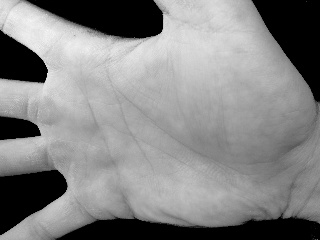
#> input picture Ex03/Hand1.jpg, 320 x 240 px
$ python PalmprintAlignmentAutomatic.py
#> lines starting #> are read from the running program, lines starting #| are printed output that depends on the picture; after the words box and inside, x2 and y2 are one past the last pixel; in counts of white or black regions, pixels touching at a corner belong together
'''

Created on 05.10.2016
Modified on 09.07.2022
@author: Xingjian KANG[ev00ykob], Jin HUANG[an46ykim] & Lu TIAN[ga94cice]

'''

import numpy as np
import cv2
import matplotlib.pyplot as plt

# do not import more modules!


def drawCircle(img, x, y):
    '''
    Draw a circle at circle of radius 5px at (x, y) stroke 2 px
    This helps you to visually check your methods.
    :param img: a 2d nd-array
    :param y:
    :param x:
    :return: img with circle at desired position
    '''
    cv2.circle(img, (x, y), 5, 255, 2)
    return img


def binarizeAndSmooth(img) -> np.ndarray:
    '''
    First Binarize using threshold of 115, then smooth with gauss kernel (5, 5)
    :param img: grayscale image in range [0, 255]
    :return: preprocessed image
    '''
    ret, img_binary = cv2.threshold(img, 115, 255, cv2.THRESH_BINARY) # ret is a boolean
    ksize = (5, 5)
    sigma = 0
    return cv2.GaussianBlur(img_binary, ksize, sigma)


def drawLargestContour(img) -> np.ndarray:
    '''
    find the largest contour and return a new image showing this contour drawn with cv2 (stroke 2)
    :param img: preprocessed image (mostly b&w)
    :return: contour image
    '''
    # Black background, bright contour
    blurredImage = img.copy()
    contours, hierarchy = cv2.findContours(blurredImage, cv2.RETR_TREE, cv2.CHAIN_APPROX_NONE)
    area = []
    for k in range(len(contours)):
        area.append(cv2.contourArea(contours[k]))
    max_idx = area.index(max(area))
    largestContour = cv2.drawContours(np.zeros(img.shape), contours, max_idx, (255, 255, 255), 2)
    return largestContour


def getFingerContourIntersections(contour_img, x) -> np.ndarray:
    '''
    Run along a column at position x, and return the 6 intersecting y-values with the finger contours.
    (For help check Palmprint_Algnment_Helper.pdf section 2b)
    :param contour_img:
    :param x: position of the image column to run along
    :return: y-values in np.ndarray in shape (6,)
    '''
    # to keep the indices of all white points
    a = []
    # to keep six contour points we want
    b = []
    for i in range(len(contour_img[:, x])):
        if contour_img[i][x] == 255:
            a.append(i)
    for j in range(2, len(a) - 5):
        # honestly, I don't know how exactly minus 5 comes,
        # maybe it has something to do with the stroke size
        # one thing is clear: smaller than 5, cannot get rid of the border
        if a[j - 1] + a[j + 1] != 2 * a[j] and a[j - 1] != (a[j] - 1):
            if len(b) != 6:
                b.append(a[j])
    return np.array(b)


def findKPoints(img, y1, x1, y2, x2) -> tuple:
    '''
    given two points and the contour image, find the intersection point k
    :param img: binarized contour image (255 == contour)
    :param y1: y-coordinate of point
    :param x1: x-coordinate of point
    :param y2: y-coordinate of point
    :param x2: x-coordinate of point
    :return: intersection point k as a tuple (ky, kx)
    '''
    k = (x2 - x1) / (y2 - y1)
    b = y2 * k - x2
    for x in range(x2 + 1, len(img[0, :])):
        y = int((x + b) / k)
        if img[y, x] == 255:
            break
    kx, ky = x, y
    return ky, kx


def getCoordinateTransform(k1, k2, k3) -> np.ndarray:
    '''
    Get a transform matrix to map points from old to new coordinate system defined by k1-3
    Hint: Use cv2 for this.
    :param k1: point in (y, x) order
    :param k2: point in (y, x) order
    :param k3: point in (y, x) order
    :return: 2x3 matrix rotation around origin by angle
    '''
    y1, x1 = k1
    y2, x2 = k2
    y3, x3 = k3
    # looking for intersection point (90'):
    k13 = (y3 - y1) / (x3 - x1)
    b13 = (x3 * y1 - x1 * y3) / (x3 - x1)  # line between k1 and k3
    k12 = (x1 - x3) / (y3 - y1)
    b12 = y2 - k12 * x2  # line between O and k2
    xo = (b12 - b13) / (k13 - k12)
    yo = k12 * xo + b12  # new center position (yo, xo)
    theta = np.rad2deg(np.arctan((y2 - yo) / (x2 - xo)))  # get the angle of rotation

    return cv2.getRotationMatrix2D(center=(yo, xo), angle=theta, scale=1)


def palmPrintAlignment(img):
    '''
    Transform a given image like in the paper using the helper functions above when possible
    :param img: greyscale image
    :return: transformed image
    '''

    # TODO threshold and blur
    blur = binarizeAndSmooth(img)

    # TODO find and draw largest contour in image
    contour = drawLargestContour(blur)

    # TODO choose two suitable columns and find 6 intersections with the finger's contour
    x1 = 16
    x2 = 20
    intersection_x1 = getFingerContourIntersections(contour_img=contour, x=x1)
    intersection_x2 = getFingerContourIntersections(contour_img=contour, x=x2)

    # TODO compute middle points from these contour intersections
    y11, x11 = (intersection_x1[0] + intersection_x1[1]) / 2, x1
    y12, x12 = (intersection_x2[0] + intersection_x2[1]) / 2, x2

    y21, x21 = (intersection_x1[2] + intersection_x1[3]) / 2, x1
    y22, x22 = (intersection_x2[2] + intersection_x2[3]) / 2, x2

    y31, x31 = (intersection_x1[4] + intersection_x1[5]) / 2, x1
    y32, x32 = (intersection_x2[4] + intersection_x2[5]) / 2, x2

    # TODO extrapolate line to find k1-3
    k1 = findKPoints(img=contour, y1=y11, x1=x11, y2=y12, x2=x12)
    k2 = findKPoints(img=contour, y1=y21, x1=x21, y2=y22, x2=x22)
    k3 = findKPoints(img=contour, y1=y31, x1=x31, y2=y32, x2=x32)

    # TODO calculate Rotation matrix from coordinate system spanned by k1-3
    rotation_matrix = getCoordinateTransform(k1, k2, k3)

    # TODO rotate the image around new origin
    height, width = img.shape
    fixed_image = cv2.warpAffine(img, M=rotation_matrix, dsize=(width, height))
    return fixed_image


if __name__ == '__main__':

    plt.subplots(2, 3)
    arr = ['Hand1.jpg', 'Hand2.jpg', 'Hand3.jpg']
    for i in range(1, 4):
        img = cv2.imread(arr[i - 1], cv2.IMREAD_GRAYSCALE)
#> img is the input picture: shape (240, 320); min 0, max 248, mean 132
        img_aligned = palmPrintAlignment(img)
#> in binarizeAndSmooth, `ret, img_binary = cv2.threshold(img, 115, 255, cv2.THRESH_BINARY)`:
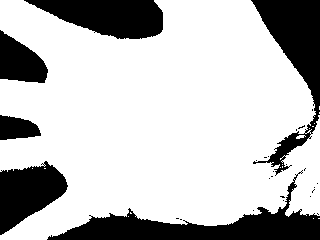
#> img_binary: shape (240, 320); 74.9% white; 27 black regions (21 under 20 px)
#> in binarizeAndSmooth, `return cv2.GaussianBlur(img_binary, ksize, sigma)`:
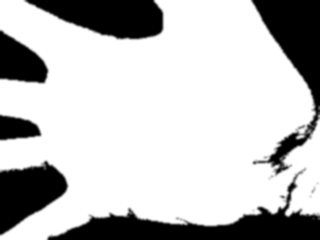
#> returned value: shape (240, 320); min 0, max 255, mean 191
#> in drawLargestContour, `contours, hierarchy = cv2.findContours(blurredImage, cv2.RETR_TREE, cv..`: contours = 3 contours, 1 with area under 20; largest, box (x1, y1, x2, y2) and area: (0, 0, 320, 240) 60506, (271, 135, 303, 164) 224
#> the loop in drawLargestContour, `for k in range(len(contours)):` made 3 passes
#> after the loop in drawLargestContour, `for k in range(len(contours)):`: area = [60505.5, 2, 224]
#> in drawLargestContour, `max_idx = area.index(max(area))`: max_idx = 0
#> in drawLargestContour, `largestContour = cv2.drawContours(np.zeros(img.shape), contours, max_i..`:
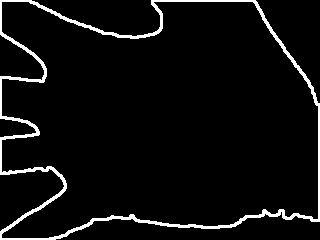
#> largestContour: shape (240, 320) float64; 5.3% white; 1 white region, box (x1, y1, x2, y2) and area: (0, 0, 320, 240) 4049
#> after the loop in getFingerContourIntersections, `for i in range(len(contour_img[:, x])):`: a = 25 values from 0 to 239
#> the loop in getFingerContourIntersections, `for j in range(2, len(a) - 5): # honestly, I don't know how exactly mi..` made 18 passes
#> after the loop in getFingerContourIntersections, `for j in range(2, len(a) - 5):`: b = [41, 77, 118, 135, 170, 220]
#> the loop in getFingerContourIntersections (call 2), `for j in range(2, len(a) - 5): # honestly, I don't know how exactly mi..` made 18 passes
#> in palmPrintAlignment, `intersection_x2 = getFingerContourIntersections(contour_img=contour, x..`: intersection_x2 = [44, 77, 119, 135, 170, 217]
#> in palmPrintAlignment, `y11, x11 = (intersection_x1[0] + intersection_x1[1]) / 2, x1`: y11 = 59; x11 = 16
#> in palmPrintAlignment, `y12, x12 = (intersection_x2[0] + intersection_x2[1]) / 2, x2`: y12 = 60.5; x12 = 20
#> in palmPrintAlignment, `y21, x21 = (intersection_x1[2] + intersection_x1[3]) / 2, x1`: y21 = 126.5; x21 = 16
#> in palmPrintAlignment, `y22, x22 = (intersection_x2[2] + intersection_x2[3]) / 2, x2`: y22 = 127; x22 = 20
#> in palmPrintAlignment, `y31, x31 = (intersection_x1[4] + intersection_x1[5]) / 2, x1`: y31 = 195; x31 = 16
#> in palmPrintAlignment, `y32, x32 = (intersection_x2[4] + intersection_x2[5]) / 2, x2`: y32 = 193.5; x32 = 20
#> in findKPoints, `k = (x2 - x1) / (y2 - y1)`: k = 2.67
#> in findKPoints, `b = y2 * k - x2`: b = 141.3
#> the loop in findKPoints, `for x in range(x2 + 1, len(img[0, :])):` made 23 passes
#> y on passes 1 to 12: 60, 61, 61, 61, 62, 62, 63, 63, 63, 64, 64, 65
#> in findKPoints, `kx, ky = x, y`: kx = 43; ky = 69
#> in palmPrintAlignment, `k1 = findKPoints(img=contour, y1=y11, x1=x11, y2=y12, x2=x12)`: k1 = (69, 43)
#> the loop in findKPoints (call 2), `for x in range(x2 + 1, len(img[0, :])):` made 14 passes
#> y on passes 1 to 12: 127, 127, 127, 127, 127, 127, 127, 128, 128, 128, 128, 128
#> in palmPrintAlignment, `k2 = findKPoints(img=contour, y1=y21, x1=x21, y2=y22, x2=x22)`: k2 = (128, 34)
#> in palmPrintAlignment, `k3 = findKPoints(img=contour, y1=y31, x1=x31, y2=y32, x2=x32)`: k3 = (178, 60)
#> in getCoordinateTransform, `y1, x1 = k1`: y1 = 69; x1 = 43
#> in getCoordinateTransform, `y2, x2 = k2`: y2 = 128; x2 = 34
#> in getCoordinateTransform, `y3, x3 = k3`: y3 = 178; x3 = 60
#> in getCoordinateTransform, `k13 = (y3 - y1) / (x3 - x1)`: k13 = 6.41
#> in getCoordinateTransform, `b13 = (x3 * y1 - x1 * y3) / (x3 - x1)`: b13 = -206.7
#> in getCoordinateTransform, `k12 = (x1 - x3) / (y3 - y1)`: k12 = -0.156
#> in getCoordinateTransform, `b12 = y2 - k12 * x2`: b12 = 133.3
#> in getCoordinateTransform, `xo = (b12 - b13) / (k13 - k12)`: xo = 51.77
#> in getCoordinateTransform, `yo = k12 * xo + b12`: yo = 125.2
#> in getCoordinateTransform, `theta = np.rad2deg(np.arctan((y2 - yo) / (x2 - xo)))`: theta = -8.86
#> in palmPrintAlignment, `rotation_matrix = getCoordinateTransform(k1, k2, k3)`: rotation_matrix = [[0.988, -0.154, 9.47], [0.154, 0.988, -18.68]]
#> in palmPrintAlignment, `fixed_image = cv2.warpAffine(img, M=rotation_matrix, dsize=(width, hei..`:
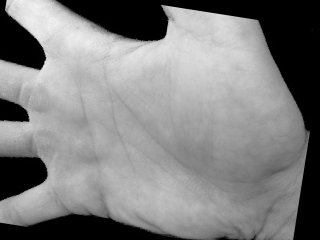
#> fixed_image: shape (240, 320); min 0, max 244, mean 127.9
        plt.subplot(2, 3, i)
        plt.imshow(img, 'gray')
        plt.subplot(2, 3, i + 3)
        plt.imshow(img_aligned, 'gray')
#> pass 2 of the loop `for i in range(1, 4):`:
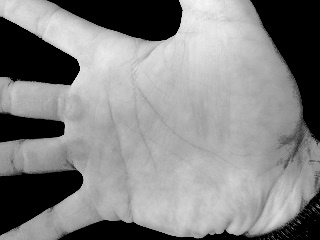
#> input picture Ex03/Hand2.jpg, 320 x 240 px
#> img is the input picture: shape (240, 320); min 0, max 246, mean 132.3
#> in binarizeAndSmooth (call 2), `ret, img_binary = cv2.threshold(img, 115, 255, cv2.THRESH_BINARY)`:
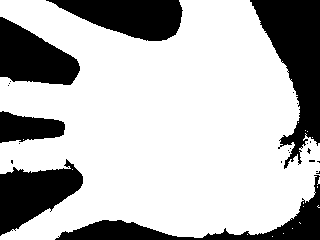
#> img_binary: shape (240, 320); 72.2% white; 24 black regions (18 under 20 px)
#> contours = 6 contours, 3 with area under 20; largest, box (x1, y1, x2, y2) and area: (0, 0, 320, 240) 58286, (297, 220, 303, 226) 24, (315, 203, 320, 210) 23
#> the loop in drawLargestContour (call 2), `for k in range(len(contours)):` made 6 passes
#> largestContour: shape (240, 320) float64; 6.1% white; 1 white region, box (x1, y1, x2, y2) and area: (0, 0, 320, 240) 4693
#> intersection_x1 = [25, 78, 116, 137, 171, 224]
#> intersection_x2 = [27, 78, 116, 136, 171, 221]
#> y11 = 51.5
#> y12 = 52.5
#> y22 = 126
#> y31 = 197.5
#> y32 = 196
#> k1 = (66, 76)
#> k2 = (122, 51)
#> k3 = (174, 77)
#> rotation_matrix = [[1, -0.00926, 0.714], [0.00926, 1, -1.12]]
#> in palmPrintAlignment (call 2), `fixed_image = cv2.warpAffine(img, M=rotation_matrix, dsize=(width, hei..`:
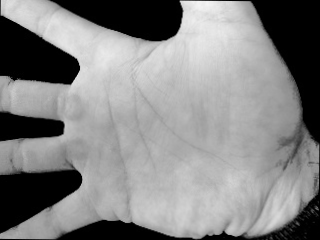
#> fixed_image: shape (240, 320); min 0, max 244, mean 132.1
#> pass 3 of the loop `for i in range(1, 4):`:
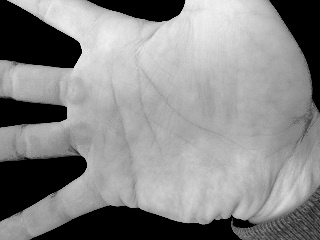
#> input picture Ex03/Hand3.jpg, 320 x 240 px
#> img is the input picture: shape (240, 320); min 0, max 241, mean 136.2
#> in binarizeAndSmooth (call 3), `ret, img_binary = cv2.threshold(img, 115, 255, cv2.THRESH_BINARY)`:
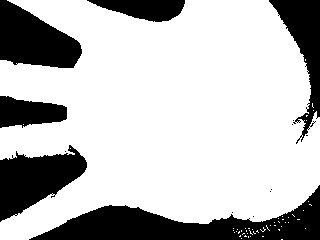
#> img_binary: shape (240, 320); 74.1% white; 14 black regions (8 under 20 px)
#> contours = 10 contours, 9 with area under 20; largest, box (x1, y1, x2, y2) and area: (0, 0, 320, 240) 59990
#> largestContour: shape (240, 320) float64; 6.3% white; 1 white region, box (x1, y1, x2, y2) and area: (0, 0, 320, 240) 4807
#> intersection_x1 = [6, 60, 100, 122, 158, 210]
#> intersection_x2 = [8, 60, 100, 121, 155, 208]
#> y11 = 33
#> y12 = 34
#> y21 = 111
#> y22 = 110.5
#> y31 = 184
#> y32 = 181.5
#> k1 = (48, 78)
#> k2 = (106, 49)
#> k3 = (157, 58)
#> rotation_matrix = [[0.984, 0.18, -10.25], [-0.18, 0.984, 20.81]]
#> in palmPrintAlignment (call 3), `fixed_image = cv2.warpAffine(img, M=rotation_matrix, dsize=(width, hei..`:
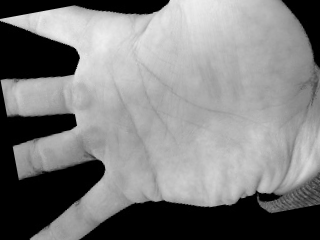
#> fixed_image: shape (240, 320); min 0, max 239, mean 126.6
    plt.show()
